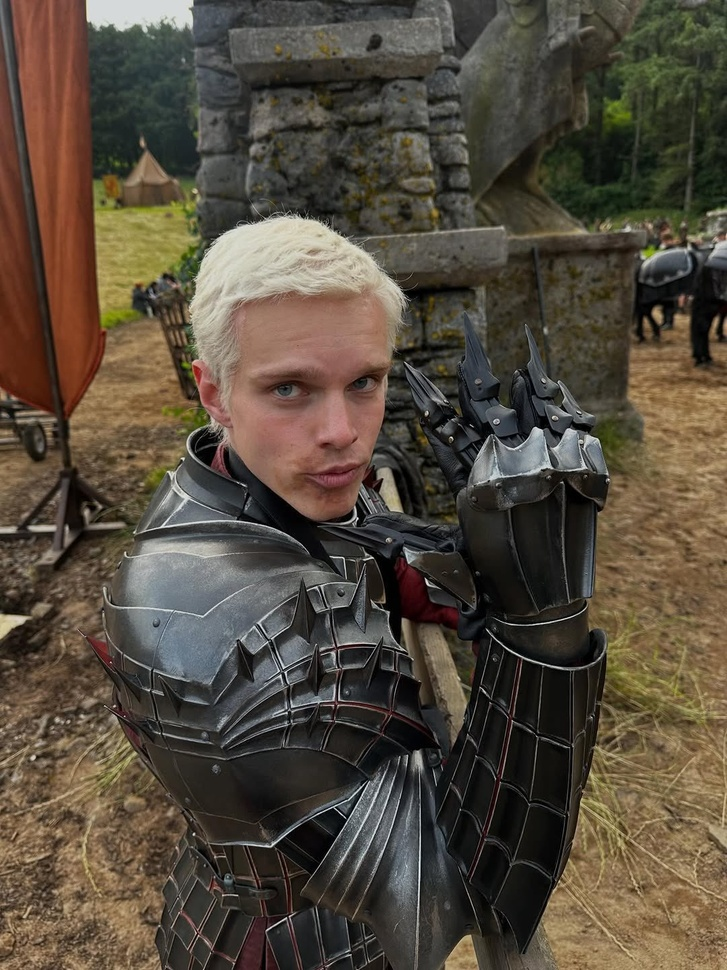
#> input picture 26032026/Aerion.jfif, 727 x 970 px, shrunk from 1080 x 1440 before the run
$ python Hist2D.py
#> lines starting #> are read from the running program, lines starting #| are printed output that depends on the picture
import cv2 as cv
from matplotlib import pyplot as plt

img = cv.imread('Aerion.jfif', cv.IMREAD_COLOR)
#> img is the input picture: shape (970, 727, 3); mean B, G, R 61.4, 75, 84.9
cv.imshow("Input", img)
hsv = cv.cvtColor(img, cv.COLOR_BGR2HSV)
#> hsv: shape (970, 727, 3); mean H, S, V 35.9, 75, 86.7
cv.imshow("HSV", hsv)
hist = cv.calcHist([hsv], [0, 1], None, [256, 256], [0, 256, 0, 256])
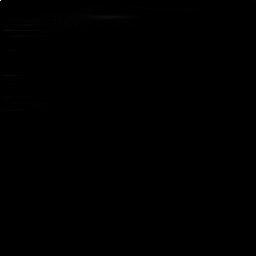
#> hist: shape (256, 256) float32; min 0, max 19422, mean 10.8; drawn with min black and max white
plt.imshow(hist,interpolation = 'nearest')
plt.show()
cv.waitKey(0)
cv.destroyAllWindows()
